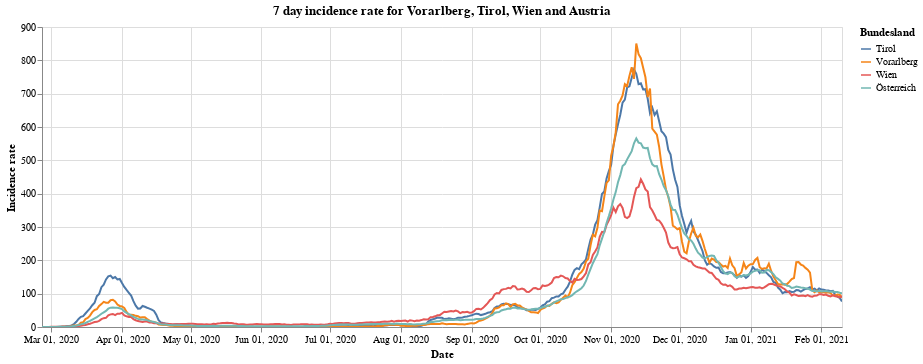

This figure's notebook cell:
### Markdown cell above
Next we have the 7 day incidence rate for states of Vorarlberg, Tirol and Wien compared to all of Austria.

### Code cell
#collapse
bars = alt.Chart(vol_tyr_wien_at).mark_line().encode(
    x=alt.X("yearmonthdate(Time):T", axis=alt.Axis(title='Date')),
    y=alt.Y("SiebenTageInzidenzFaelle:Q", axis=alt.Axis(title='Incidence rate')),
    tooltip='Bundesland',
    color='Bundesland'
).properties(title='7 day incidence rate for Vorarlberg, Tirol, Wien and Austria', width=800).interactive()
bars
#alt.layer(bars, data=at_data).facet(alt.Row('Bundesland'), columns=1)

### Figure 1 — Vega-Lite specification as saved in the notebook (floating-point values rounded to 4 significant figures; data arrays with more than 128 entries replaced by an {"elided": "..."} marker saying what was removed)
{"config": {"view": {"continuousWidth": 400, "continuousHeight": 300}}, "data": {"name": "data-be3863107def283237779607f910489d"}, "mark": "line", "encoding": {"color": {"type": "nominal", "field": "Bundesland"}, "tooltip": {"type": "nominal", "field": "Bundesland"}, "x": {"type": "temporal", "axis": {"title": "Date"}, "field": "Time", "timeUnit": "yearmonthdate"}, "y": {"type": "quantitative", "axis": {"title": "Incidence rate"}, "field": "SiebenTageInzidenzFaelle"}}, "selection": {"selector001": {"type": "interval", "bind": "scales", "encodings": ["x", "y"]}}, "title": "7 day incidence rate for Vorarlberg, Tirol, Wien and Austria", "width": 800, "$schema": "https://vega.github.io/schema/vega-lite/v4.8.1.json", "datasets": {"data-be3863107def283237779607f910489d": {"elided": "1404 records"}}}
